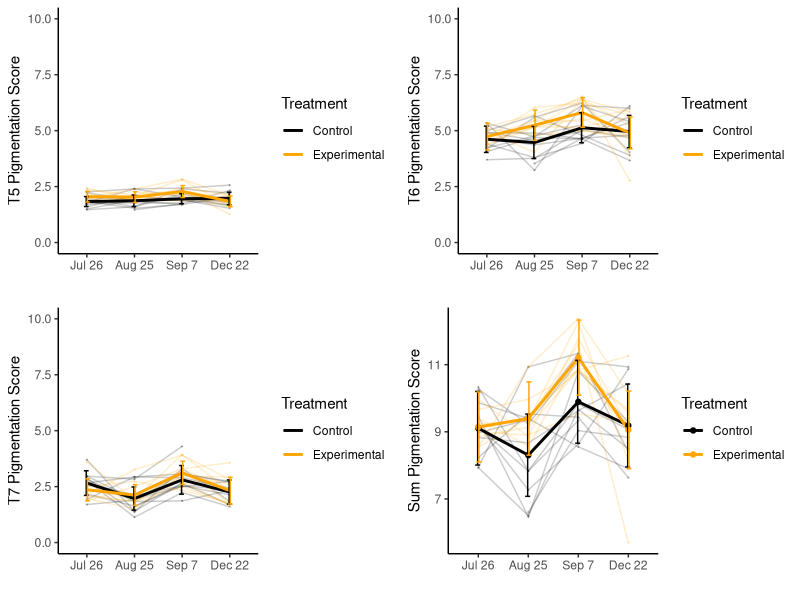
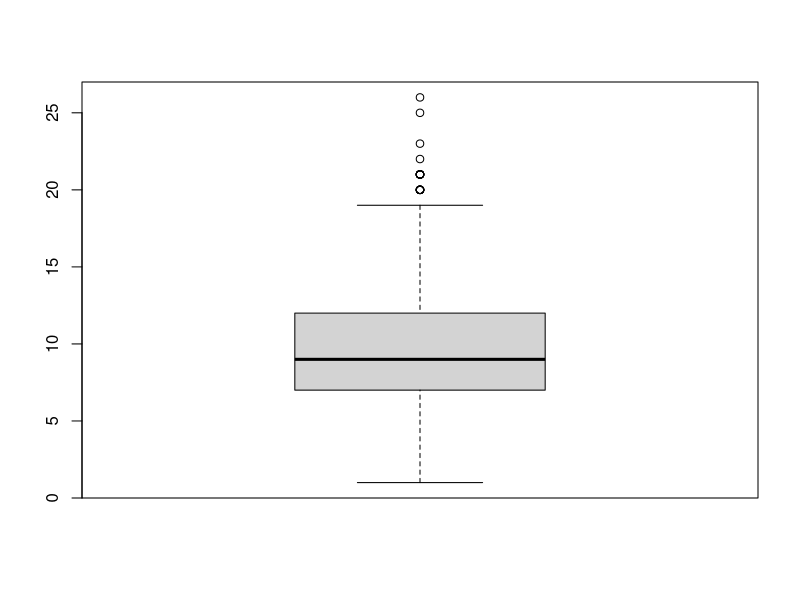
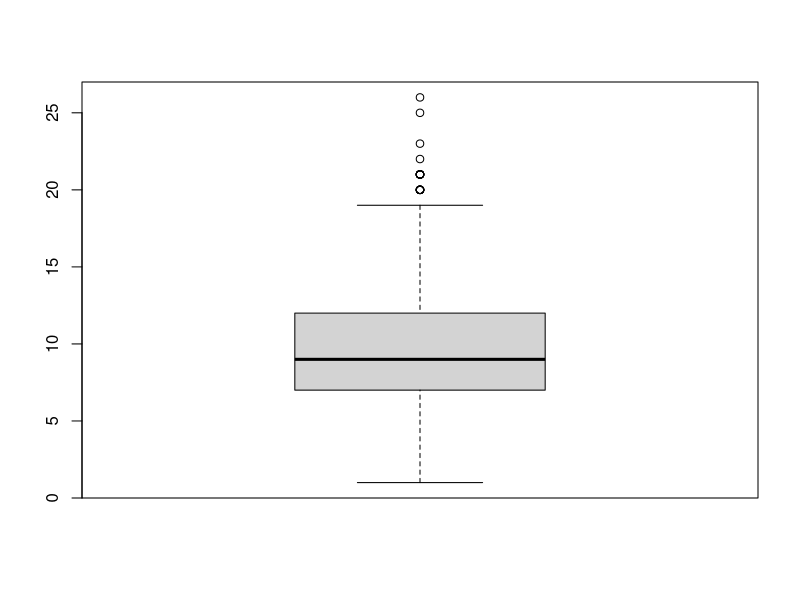
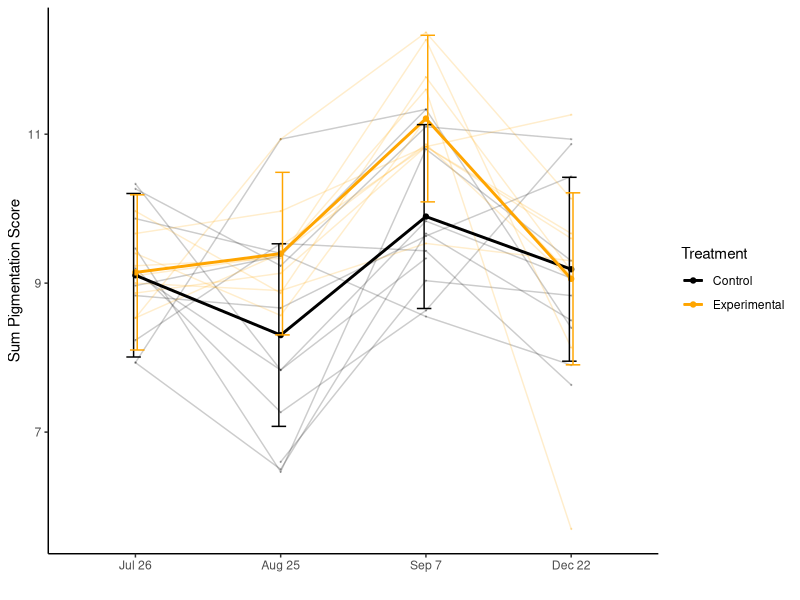

Generate these figures, in order, with R: (Note: this script raises an error after producing the figures.)
## ---- chunk 1
library(tidyverse)
library(gridExtra) # for arranging multiple plots in 1 image
## ---- chunk 2
raw_pigmentation1 <- read.csv("./data/Caitlynn_PigmentationData.csv")
raw_pigmentation2 <- read.csv("./data/Andy_PigmentationData.csv")
pigmentation_master <- read.csv("./data/Samples_Master.csv")

# Combine data and recompute sums
raw_pigmentation1 <- raw_pigmentation1 %>% rename(Rand_ID = Tube.)
pigmentation_wTPs28 <- rbind(raw_pigmentation1[1:5], raw_pigmentation2[1:5])
pigmentation_wTPs28 <- pigmentation_wTPs28 %>% mutate("Sum" = T5 + T6 + T7)

# Merge using Rand_ID
pigmentation_wTPs28 <- merge(pigmentation_wTPs28, pigmentation_master)
write.csv(pigmentation_wTPs28, "pigmentation_wTPs28.csv")

# Notes:
# - raw_pigmentation1 row 1557 malformed
# - no data for Rand_ID 13
## ---- chunk 3
pigmentation <- pigmentation_wTPs28[!(pigmentation_wTPs28$TP==2 |pigmentation_wTPs28$TP==8),]
write.csv(pigmentation, "pigmentation.csv")
## ---- chunk 4
# pigmentation <- read.csv("pigmentation.csv")

pigmentation_nadrop <- drop_na(pigmentation) # TEMP CODE, Removed NAs to visualize
pigmentation_by_TP_cage <- pigmentation_nadrop %>% # TEMP CODE, Removed NAs to visualize
# pigmentation_by_TP_cage <- pigmentation %>% 
  group_by(TP, Treatment, Cage) %>% 
  summarise(
    T5 = mean(T5),
    T6 = mean(T6),
    T7 = mean(T7),
    Sum = mean(Sum)
  ) %>% 
  mutate(
    Cage = paste(Treatment, Cage, sep="-"),
    TP = as.factor(TP),
    Treatment = case_when(
      Treatment == "E" ~ "Control",
      Treatment == "P" ~ "Experimental"
    )
  ) 

write.csv(pigmentation_by_TP_cage, "pigmentation_by_TP_cage_nadrop.csv") # TEMP CODE, Removed NAs to visualize
# write.csv(pigmentation_by_TP_cage, "pigmentation_by_TP_cage.csv")

summary(pigmentation_by_TP_cage[4:7])
## ---- chunk 5
# pigmentation <- read.csv("pigmentation.csv")

pigmentation_nadrop <- drop_na(pigmentation) # TEMP CODE, Removed NAs to visualize
pigmentation_by_TP_treatment <- pigmentation_nadrop %>% # TEMP CODE, Removed NAs to visualize
# pigmentation_by_TP_treatment <- pigmentation %>% 
  group_by(TP, Treatment) %>%
  summarise(
    se5 = sd(T5)/sqrt(10),
    se6 = sd(T6)/sqrt(10),
    se7 = sd(T7)/sqrt(10),
    seSum = sd(Sum)/sqrt(10),
    T5 = mean(T5),
    T6 = mean(T6),
    T7 = mean(T7),
    Sum = mean(Sum),
    ) %>% 
    mutate(
      TP = as.factor(TP),
      Treatment = case_when(
        Treatment == "E" ~ "Control",
        Treatment == "P" ~ "Experimental"
      )
    )

write.csv(pigmentation_by_TP_treatment, "pigmentation_by_TP_treatment_nadrop.csv") # TEMP CODE
# write.csv(pigmentation_by_TP_Treatment, "pigmentation_by_TP_Treatment.csv")

summary(pigmentation_by_TP_cage[4:7])
## ---- chunk 6
# Use these .csv files if data frames have not been fixed
# pigmentation_by_TP_treatment <- read.csv("pigmentation_by_TP_cage_nadrop.csv")
# pigmentation_by_TP_treatment <- read.csv("pigmentation_by_TP_treatment_nadrop.csv")

# pigmentation_by_TP_treatment <- read.csv("pigmentation_by_TP_cage.csv")
# pigmentation_by_TP_treatment <- read.csv("pigmentation_by_TP_treatment.csv")
## ---- chunk 7
p1 <- ggplot(
  data=pigmentation_by_TP_cage,
  aes(x=TP, y=T5, group=Treatment, color=Treatment)
) + 
geom_line(aes(group=Cage), alpha=0.2) + # Cage pigmentation
geom_point(aes(color=Treatment), size= 0.2, alpha = 0.2) +  # Cage pigmentation
geom_line(data=pigmentation_by_TP_treatment, aes(x=TP, y=T5), size=1) +  # Treatment pigmentation
geom_errorbar(data=pigmentation_by_TP_treatment, aes(y=T5, ymin=T5-se5, ymax=T5+se5), width=.2,
               position=position_dodge(0.05)) + # Treatment pigmentation
scale_color_manual(values=c("black","orange")) +
scale_x_discrete(
  labels = c("Jul 26",  "Aug 25", "Sep 7", "Dec 22"),
) +
ylim(0, 10) +
labs( y = "T5 Pigmentation Score",  x="") +
theme_classic() # +
# theme(
#   axis.title.x = element_text(size = 0),
#   axis.title.y = element_text(size = 30),
#   axis.text.x = element_text(size = 30),
#   axis.text.y = element_text(size = 30),
#   )  

p2 <- ggplot(
  data=pigmentation_by_TP_cage,
  aes(x=TP, y=T6, group=Treatment, color=Treatment)
) + 
geom_line(aes(group=Cage), alpha=0.2) + # Cage pigmentation
geom_point(aes(color=Treatment), size= 0.2, alpha = 0.2) + # Cage pigmentation
geom_line(data=pigmentation_by_TP_treatment, aes(x=TP, y=T6), size=1) + # Treatment pigmentation
geom_errorbar(data=pigmentation_by_TP_treatment, aes(y=T6, ymin=T6-se6, ymax=T6+se6), width=.2,
               position=position_dodge(0.05)) + # Treatment pigmentation
scale_color_manual(values=c("black","orange")) +
scale_x_discrete(
  labels = c("Jul 26",  "Aug 25", "Sep 7", "Dec 22"),
) +
ylim(0, 10) +
labs( y = "T6 Pigmentation Score",  x="") +
theme_classic() # +
# theme(
#   axis.title.x = element_text(size = 0),
#   axis.title.y = element_text(size = 30),
#   axis.text.x = element_text(size = 30),
#   axis.text.y = element_text(size = 30),
#   )  

p3 <- ggplot(
  data=pigmentation_by_TP_cage,
  aes(x=TP, y=T7, group=Treatment, color=Treatment)
) + 
geom_line(aes(group=Cage), alpha=0.2) + # Cage pigmentation
geom_point(aes(color=Treatment), size= 0.2, alpha = 0.2) + # Cage pigmentation
geom_line(data=pigmentation_by_TP_treatment, aes(x=TP, y=T7), size=1) + # Treatment pigmentation
geom_errorbar(data=pigmentation_by_TP_treatment, aes(y=T7, ymin=T7-se7, ymax=T7+se7), width=.2,
               position=position_dodge(0.05)) + # Treatment pigmentation
scale_color_manual(values=c("black","orange")) +
scale_x_discrete(
  labels = c("Jul 26",  "Aug 25", "Sep 7", "Dec 22"),
) +
ylim(0, 10) +
labs( y = "T7 Pigmentation Score",  x="") +
theme_classic() # +
# theme(
#   axis.title.x = element_text(size = 0),
#   axis.title.y = element_text(size = 30),
#   axis.text.x = element_text(size = 30),
#   axis.text.y = element_text(size = 30),
#   )  

p4 <- ggplot(
  data=pigmentation_by_TP_cage,
  aes(x=TP, y=Sum, group=Treatment, color=Treatment)
) + 
geom_line(aes(group=Cage), alpha=0.2) + # Cage pigmentation
geom_point(aes(color=Treatment), size= 0.2, alpha = 0.2) + # Cage pigmentation
geom_line(data=pigmentation_by_TP_treatment, aes(x=TP, y=Sum), size=1) +
geom_point(data=pigmentation_by_TP_treatment, aes(x=TP, y=Sum)) + # Treatment pigmentation
geom_errorbar(data=pigmentation_by_TP_treatment, aes(y=Sum, ymin=Sum-seSum, ymax=Sum+seSum), width=.2,     
              position=position_dodge(0.05)) + # Treatment pigmentation
scale_color_manual(values=c("black","orange")) +
scale_x_discrete(
  labels = c("Jul 26",  "Aug 25", "Sep 7", "Dec 22"),
) +
labs(y = "Sum Pigmentation Score",  x="") +
theme_classic() # +
# theme(
#   axis.title.x = element_text(size = 0),
#   axis.title.y = element_text(size = 28),
#   axis.text.x = element_text(size = 30),
#   axis.text.y = element_text(size = 30),
#   legend.title = element_text(size = 30),
#   legend.text = element_text(size = 25)
#   )  

grid.arrange(p1, p2, p3, p4)
ggsave("pigmentation_plots.png") # Only saves sum plot
## ---- chunk 8
# pigmentation <- read.csv("pigmentation.csv")
# pigmentation_nadrop <- drop_na(pigmentation)
## ---- chunk 9
shapiro.test(pigmentation_nadrop$Sum)

boxplot(pigmentation_nadrop$Sum)
boxplot(pigmentation_nadrop$Sum)
## ---- chunk 10
pigmentation_nadrop_log <- pigmentation_nadrop %>% mutate(log.Sum = log(Sum))
## ---- chunk 11
stats_time_pigmentation <- data.frame(treatment=character(), time_frame=integer(), p=double())

for (group in unique(pigmentation_nadrop_log$Treatment)) {
  time_gap = 1
  for (dates in list(c(3, 7), c(7, 9), c(9, 13))) {
    data_sub <- pigmentation_nadrop_log %>% filter(TP %in% dates & Treatment == group)
    
    full.model = lmer(log.Sum ~ TP + (1|Experimenter) + (1|Sample), data=data_sub, REML=FALSE)
    noTP.model = lmer(log.Sum ~ (1|Experimenter) + (1|Sample), data=data_sub, REML=FALSE)
    p = anova(full.model, noTP.model)[2,8]
    
    stats_time_pigmentation  <- rbind(stats_time_pigmentation, data.frame(treatment=c(group), time_frame=c(time_gap), p=c(p)))
    time_gap = time_gap + 1
  }
}

# Make easier to interpret
stats_time_pigmentation_simple <- stats_time_pigmentation  %>%
  mutate(
    time_frame = case_when(
      # time_frame == 1 ~ "Jul 26 - Aug 25",
      # time_frame == 2 ~ "Aug 25 - Sep 7",
      # time_frame == 3 ~ "Sep 7 - Dec 22"
      time_frame == 1 ~ "07-26 to 08-25",
      time_frame == 2 ~ "08-25 to 09-07",
      time_frame == 3 ~ "09-07 to 12-22"
    ),
    p = case_when(
      p < 0.001 ~ "<0.001",
      p >= 0.001 ~ as.character(round(p, digits=3))
    ),
    sig = case_when(
      p < 0.05 ~ "*",
      p >= 0.001 ~ ""
    )
  )

write.csv(stats_time_pigmentation_simple, "stats_time_pigmentation.csv")
stats_time_pigmentation_simple
## ---- chunk 12
stats_treatment_pigmentation <- data.frame(TP=integer(), p=double())

for (tp in c(3, 7, 9, 13)) {
  data_sub <- pigmentation_nadrop_log %>% filter(TP == tp)
  full.model = lmer(log.Sum ~ Treatment + (1|Experimenter) + (1|Sample), data=data_sub, REML=FALSE)
  noTreatment.model = lmer(log.Sum ~ (1|Experimenter) + (1|Sample), data=data_sub, REML=FALSE)
  p = anova(full.model, noTreatment.model)[2,8]
  stats_treatment_pigmentation <- rbind(stats_treatment_pigmentation, data.frame(TP=c(tp), p=c(p)))
}

# Make easier to interpret
stats_treatment_pigmentation_simple <- stats_treatment_pigmentation %>%
  mutate(
    date = case_when(
      TP == 3 ~ "07-26",
      TP == 7 ~ "08-25",
      TP == 9 ~ "09-07",
      TP == 13 ~ "12-22"
      # TP == 3 ~ "Jul 26",
      # TP == 7 ~ "Aug 25",
      # TP == 9 ~ "Sep 7",
      # TP == 13 ~ "Dec 22"
    ),
    p = case_when(
      p < 0.001 ~ "<0.001",
      p >= 0.001 ~ as.character(round(p, digits=3))
    ),
    sig = case_when(
      p < 0.05 ~ "*",
      p >= 0.001 ~ ""
    )
  ) %>% 
  select(date, p, sig)

write.csv(model_treatment_pigmentation_simple, "stats_treatment_pigmentation.csv")
model_comparisons_treatment_simple 
